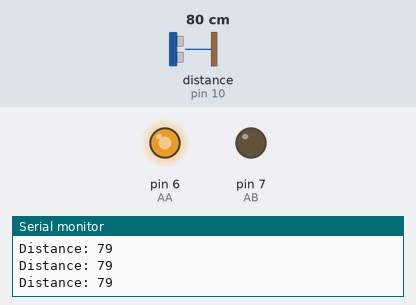
Bench run of a sketch on a simulated Arduino Uno, built with avr-gcc and run on an emulated ATmega328P. Shown: output pins drawn as LEDs (lit = HIGH), the last lines printed to the serial monitor. Wiring (inferred from the names in the program): ultrasonic range finder: trigger pin 9; echo pin 10. Inputs (shaded band) come from the test bench; at power-on: distance to the obstacle (sensor on pin 10) 80 cm. The echo pulse lasts 58.3 µs per cm; pins used as bus, display or sensor lines are not drawn.

Above: at 1.2 s.
1.3 s: distance to the obstacle (sensor on pin 10) set to 22 cm
At 2.1 s:
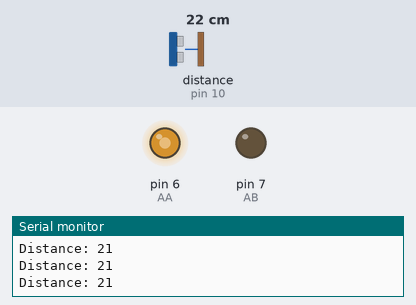
2.8 s: distance to the obstacle (sensor on pin 10) set to 4 cm
At 3.6 s:
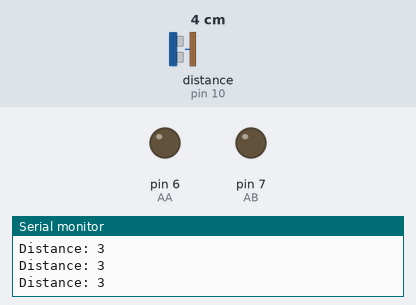
4.3 s: distance to the obstacle (sensor on pin 10) set to 13 cm
5.8 s: distance to the obstacle (sensor on pin 10) set to 17 cm
At 7.0 s:
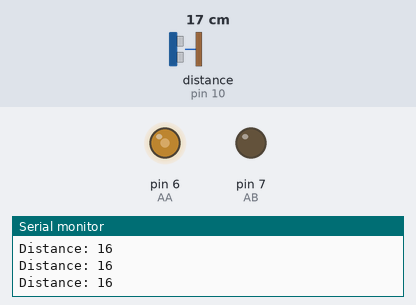
7.3 s: distance to the obstacle (sensor on pin 10) set to 2 cm
At 8.4 s:
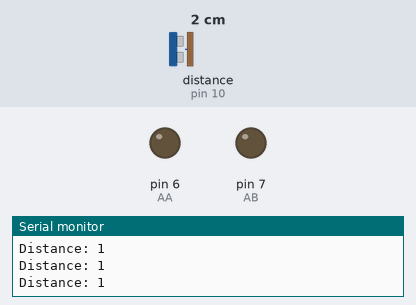
8.8 s: distance to the obstacle (sensor on pin 10) set to 60 cm
At 9.4 s:
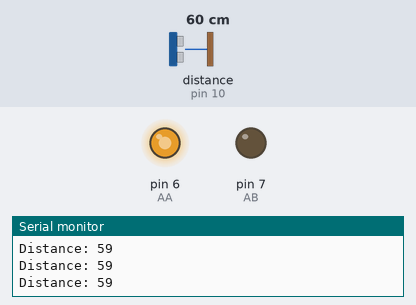
Timing chart, 0 to 11.3 s (numbered marks = the images above; inputs shaded):
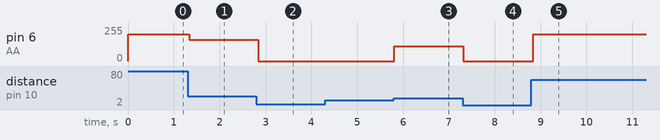

Measured:
- the behaviour switches between 15 and 16 cm on distance to the obstacle (sensor on pin 10) (found by bisection; images 2 and 3)
- after the input at 1.3 s, pin 6 (AA): 200/255 → 160/255 at once
- after the input at 2.8 s, pin 6 (AA): 160/255 → 0/255 at once
- after the input at 5.8 s, pin 6 (AA): 0/255 → 110/255 at once
- after the input at 7.3 s, pin 6 (AA): 110/255 → 0/255 at once
- after the input at 8.8 s, pin 6 (AA): 0/255 → 200/255 at once

The sketch:

Practice03.ino
```cpp
const int AA = 6;   // IA
const int AB = 7;   // IB

const int trigPin = 9;  // 트리거
const int echoPin = 10; // 에코

long duration;
int distance;

int motorspeed = 255;
int disspeed = 30;

void setup()
{
  pinMode(AA, OUTPUT);
  pinMode(AB, OUTPUT);
  pinMode(trigPin, OUTPUT); // 트리거 출력
  pinMode(echoPin, INPUT); // 에코 인풋
  Serial.begin(9600); // 시리얼
}

void loop()
{
  digitalWrite(trigPin, LOW); // 트리거 핀 초기화?
  delayMicroseconds(2);

  digitalWrite(trigPin, HIGH);  // 트리거핀 HIGH로 세팅
  delayMicroseconds(10);        // 10마이크로초간
  digitalWrite(trigPin, LOW);   // LOW로 세팅
  duration = pulseIn(echoPin, HIGH);  // 돌아온 시간
  distance = duration * 0.034 / 2;  // 거리 계산

  if(distance >= 25)    // 거리가 25 이상이면
  {
    motorspeed = 200;
  }
  else if(distance >= 15)   // 거리가 25 미만 15 이상일 때
  {
    motorspeed = map(distance, 15, 25, 100, 200); // 맵 함수를 사용해 속도 조절
  }
  else   // 거리가 15 미만일 때
  {
    motorspeed = 0;
  }
  analogWrite(AA, motorspeed);    // 정지
  digitalWrite(AB, LOW);

  Serial.print("Distance: ");
  Serial.println(distance);

  delay(50);
}
```
